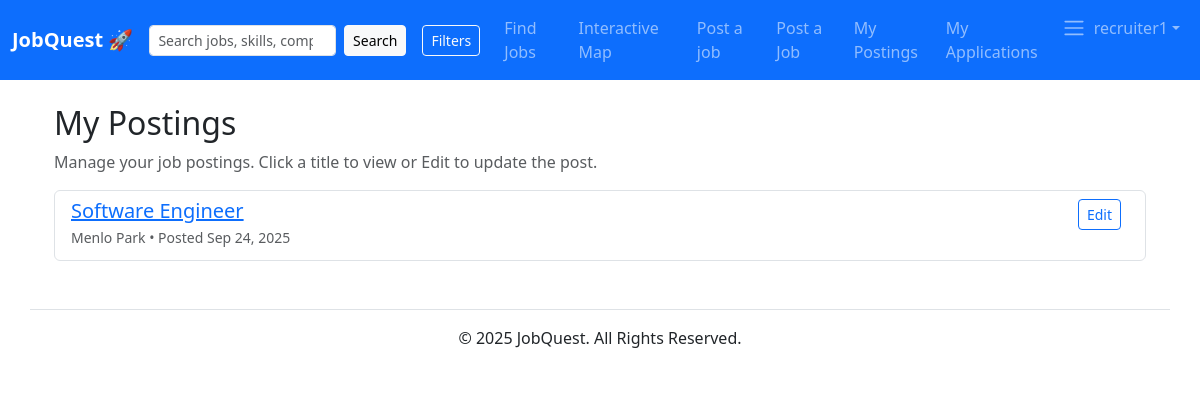
Page /search/my-postings/ (signed in) on the committed database.
### jobs/models.py (models this page shows, shortened)
class Job(models.Model):
	title = models.CharField(max_length=255)
	company = models.CharField(max_length=255, blank=True)
	location = models.CharField(max_length=255, blank=True)
	description = models.TextField(blank=True)
	posted_at = models.DateTimeField(default=timezone.now)
	latitude = models.FloatField(null=True, blank=True)
	longitude = models.FloatField(null=True, blank=True)
	salary_min = models.IntegerField(null=True, blank=True)
	salary_max = models.IntegerField(null=True, blank=True)
	VISA_CHOICES = [
		('none', 'None'),
		('sponsor', 'Sponsorship available'),
	]
	visa_sponsorship = models.CharField(max_length=32, choices=VISA_CHOICES, default='none')
	owner = models.ForeignKey(User, on_delete=models.CASCADE, related_name="jobs", null=True, blank=True)

### jobs/views.py (the view)
# urls.py: path('my-postings/', views.my_postings, name='my_postings'),
@login_required
def my_postings(request):
    profile = getattr(request.user, 'profile', None)
    if not profile or not profile.is_recruiter:
        return redirect('home:index')
    qs = Job.objects.filter(owner=request.user)   # ✅ simple, reliable
    return render(request, 'jobs/my_postings.html', {'jobs': qs})

### accounts/context_processors.py (called while the page is built)
def user_profile(request):
    user = getattr(request, 'user', None)
    profile = None
    if user and user.is_authenticated:
        try:
            profile = user.profile
        except Exception:
            profile = None
    return {'user_profile': profile}

### jobs/templates/jobs/my_postings.html
{% extends 'base.html' %}
{% block content %}
<div class="container mt-4">
  <h2>My Postings</h2>
  <p class="text-muted">Manage your job postings. Click a title to view or Edit to update the post.</p>
  {% if jobs and jobs.exists %}
  <div class="list-group">
    {% for job in jobs %}
      <div class="list-group-item d-flex justify-content-between align-items-start">
        <div>
          <h5 class="mb-1"><a href="{% url 'jobs:job_detail' job.pk %}">{{ job.title }}</a></h5>
          <p class="mb-1 text-muted small">{{ job.location }} • Posted {{ job.posted_at|date:"M j, Y" }}</p>
        </div>
        <div>
          <a class="btn btn-sm btn-outline-primary me-2" href="{% url 'jobs:edit_post' job.pk %}">Edit</a>
        </div>
      </div>
    {% endfor %}
  </div>
  {% else %}
    <div class="alert alert-info">You have no postings yet.</div>
  {% endif %}
</div>
{% endblock %}

### linkedout/templates/base.html (shortened to what this page needs)
{% load static %}
<!DOCTYPE html>
<html lang="en">
<head>
    <link href="https://cdn.jsdelivr.net/npm/bootstrap@5.3.2/dist/css/bootstrap.min.css" rel="stylesheet">
</head>
<body>
    <nav class="navbar navbar-expand-lg navbar-dark bg-primary">
        <div class="container-fluid">
            <a class="navbar-brand fw-bold" href="/">JobQuest 🚀</a>
            <div class="collapse navbar-collapse" id="navbarNav">
                <ul class="navbar-nav me-auto mb-2 mb-lg-0 align-items-center">
                    <li class="nav-item me-3">
                        <form class="d-flex" role="search" method="get" action="/search/">
                          <input class="form-control form-control-sm" type="search" placeholder="Search jobs, skills, companies" aria-label="Search" name="q">
                          <button class="btn btn-sm btn-light ms-2" type="submit">Search</button>
                        </form>
                    </li>
                    <li class="nav-item me-3">
                        <button class="btn btn-outline-light btn-sm" type="button" data-bs-toggle="offcanvas" data-bs-target="#filterOffcanvas" aria-controls="filterOffcanvas">Filters</button>
                    </li>
                    <li class="nav-item">
                        <a class="nav-link" href="{% url 'jobs:search' %}">Find Jobs</a> </li>
                    <li class="nav-item">
                        <a class="nav-link" href="{% url 'jobs:interactive_map' %}">Interactive Map</a> </li>
                    {% if request.user.is_authenticated and user_profile and user_profile.is_recruiter %}
                    <li class="nav-item">
                        <a class="nav-link" href="{% url 'jobs:post_job' %}">Post a job</a> </li>
                    {% endif %}
                </ul>
                <ul class="navbar-nav">
                    {% if user.is_authenticated %}
                        {% if user_profile and user_profile.is_recruiter %}
                            <li class="nav-item"><a href="{% url 'jobs:post_job' %}" class="nav-link">Post a Job</a></li>
                            <li class="nav-item"><a href="{% url 'jobs:my_postings' %}" class="nav-link">My Postings</a></li>
                            <li class="nav-item"><a href="{% url 'jobs:recruiter_applications' %}" class="nav-link">My Applications</a></li>
                        {% else %}
                            <li class="nav-item"><a href="{% url 'jobs:my_applications' %}" class="nav-link">My Applications</a></li>
                            <li class="nav-item"><a href="#" class="nav-link">Recommendations</a></li>
                        {% endif %}
                        <li class="nav-item dropdown">
                            <a class="nav-link dropdown-toggle d-flex align-items-center" href="#" role="button" data-bs-toggle="dropdown" aria-expanded="false">
                                {% if user_profile and user_profile.avatar %}
                                    <img src="{{ user_profile.avatar.url }}" alt="avatar" class="rounded-circle me-2" style="width:36px; height:36px; object-fit:cover;">
                                {% else %}
                                    <span class="navbar-toggler-icon me-2"></span>
                                {% endif %}
                                <span class="d-none d-lg-inline">{{ user.username }}</span>
                            </a>
                        </li>
                    {% endif %}
                </ul>
            </div>
        </div>
    </nav>
    <main class="container mt-4">
        {% block content %}
        {% endblock %}
    </main>
    <footer class="container text-center mt-5 py-3 border-top">
        <p>&copy; {% now "Y" %} JobQuest. All Rights Reserved.</p>
    </footer>
</body>
</html>

### rows in the picture
Job: title "Software Engineer", location "Menlo Park", posted_at "Sep 24, 2025"

### other values in the picture
{{ user.username }} "recruiter1"
